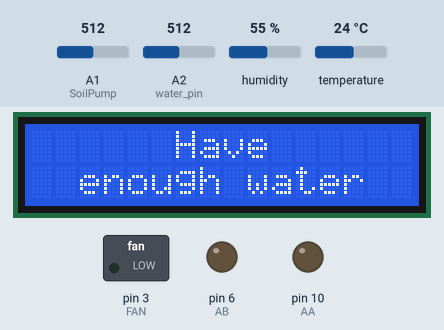
The sketch below on a simulated Arduino Uno, built with avr-gcc and run on an emulated ATmega328P. Shown: 16×2 character LCD, switched loads named in the sketch (green lamp = pin HIGH), output pins drawn as LEDs (lit = HIGH). The inputs (shaded band) are chosen by the test bench; at power-on: A2 (water_pin) = 512, humidity 55 %, A1 (SoilPump) = 512, temperature 24 °C. What the sketch prints to the serial monitor is not drawn.

Above: at 2.0 s.
2.1 s: A2 (water_pin) set to 468
3.7 s: A2 (water_pin) set to 431
At 6.1 s:
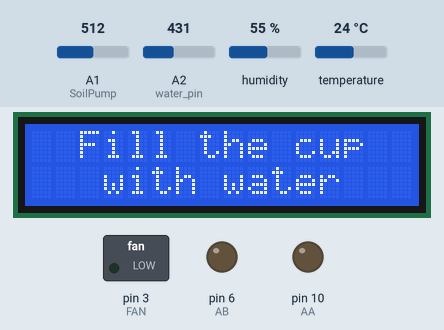
6.4 s: humidity set to 78 %
9.5 s: humidity set to 81 %
At 11.4 s:
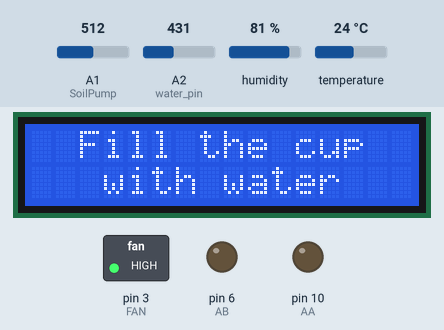
Timing chart, 0 to 42.2 s (numbered marks = the images above; inputs shaded):
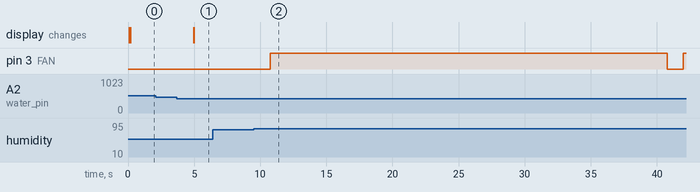

The sketch:

SmartFarm.ino
```cpp
#include "DHT.h"  //온습도 센서 헤더파일

#include <Wire.h>
#include <LiquidCrystal_I2C.h>  //LCD 헤더파일

#define DHTPIN 2  //온습도 2번 핀
#define DHTTYPE DHT11
#define FAN 3  //환기팬 3번 핀

DHT dht(DHTPIN, DHTTYPE);

LiquidCrystal_I2C lcd(0x27,16,2);

int water_pin = A2;  //수위 감지 A2핀

int AA = 10;
int AB = 6;

void setup() {
  Serial.begin(9600);

  pinMode(FAN, OUTPUT);  //환기팬 3번 핀 출력모드

  pinMode(AA, OUTPUT);
  pinMode(AB, OUTPUT);
}

void loop() {
  WaterhighLCD();
  SoilPump();
  TemperatureFan();
}


void TemperatureFan(){
  digitalWrite(FAN, LOW);

  delay(1000);

  int h = dht.readHumidity();

  int t = dht.readTemperature();

  Serial.print("Humidity: ");  // 문자열 Humidity: 를 출력한다.

  Serial.print(h);  // 변수 h(습도)를 출력한다.

  Serial.print("%\t");  // %를 출력한다

  Serial.print("Temperature: ");  // 이하생략

  Serial.print(t);

  Serial.println(" C");

  if(t > 28){
    digitalWrite(3, HIGH);
    delay(30000);
    digitalWrite(FAN, LOW);
  }

  else if(h >= 80){
    digitalWrite(FAN, HIGH);
    delay(30000);
    digitalWrite(FAN, LOW);
  }
}

void WaterhighLCD(){
  int val = analogRead(A2);
  Serial.print(val);
  Serial.print("\n");
  delay(100);

  if(val < 450){
    lcd.init();
    lcd.backlight();
    lcd.setCursor(2,0);
    lcd.print("Fill the cup");
    lcd.setCursor(3,1);
    lcd.print("with water");
  }
  else{
    lcd.init();
    lcd.backlight();
    lcd.setCursor(6,0);
    lcd.print("Have");
    lcd.setCursor(2,1);
    lcd.print("enough water");
  }
}

void SoilPump(){
  int Soil_moisture = analogRead(A1);
  Serial.println(Soil_moisture);

  if(Soil_moisture > 850){
    digitalWrite(AA, HIGH);
    digitalWrite(AB, LOW);
    delay(5000);
    digitalWrite(AA, LOW);
    digitalWrite(AB, LOW);
    delay(5000);
  }

  else{
    digitalWrite(AA, LOW);
    digitalWrite(AB, LOW);
  }
}
```

Measured:
- the behaviour switches between 450 and 449 on A2 (water_pin) (found by bisection; images 0 and 1)
- the behaviour switches between 79 and 80 % on humidity (found by bisection; images 1 and 2)
- after the input at 2.1 s, every drawn part: stays the same
- after the input at 3.7 s, the display: changes after 1.3 s (image 1)
- after the input at 6.4 s, every drawn part: stays the same
- after the input at 9.5 s, pin 3 (FAN): LOW → HIGH after 1.3 s, → LOW 30.0 s later, → HIGH 1.2 s later
